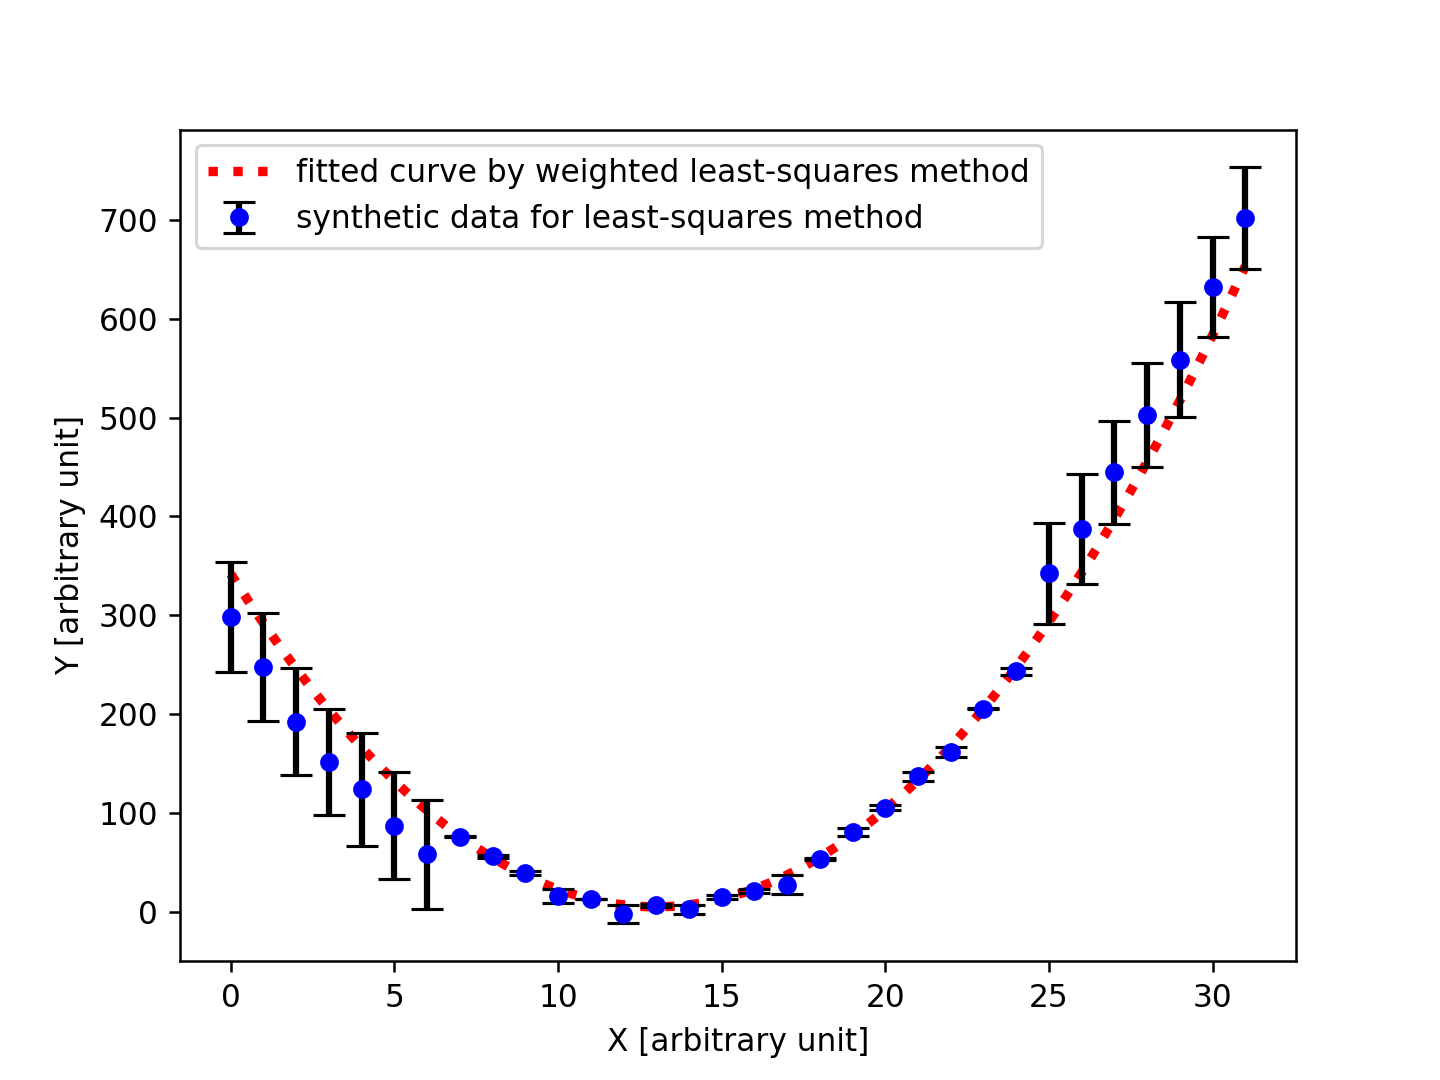

This chart was generated by the following Python code:
#!/usr/pkg/bin/python3.9

#
# Time-stamp: <2023/03/09 13:53:51 (CST) daisuke>
#

# importing sys module
import sys

# importing numpy module
import numpy

# importing scipy module
import scipy.optimize
import scipy.stats

# importing matplotlib module
import matplotlib.figure
import matplotlib.backends.backend_agg

# input file name
file_input = 'advobs202302_s04_08_10.data'

# output file name
file_output = 'advobs202302_s04_08_13.png'

# making empty numpy arrays
data_x   = numpy.array ([])
data_y   = numpy.array ([])
data_err = numpy.array ([])

# opening file for reading
with open (file_input, 'r') as fh:
    # reading file line-by-line
    for line in fh:
        # splitting line into "x", "y", and "err"
        (x_str, y_str, err_str) = line.split ()
        # converting string into float
        try:
            x = float (x_str)
        except:
            print (f'cannot convert "{x_str}" into float.')
            print (f'something is wrong.')
            print (f'exiting...')
            sys.exit (1)
        try:
            y = float (y_str)
        except:
            print (f'cannot convert "{y_str}" into float.')
            print (f'something is wrong.')
            print (f'exiting...')
            sys.exit (1)
        try:
            err = float (err_str)
        except:
            print (f'cannot convert "{err_str}" into float.')
            print (f'something is wrong.')
            print (f'exiting...')
            sys.exit (1)
        # appending data into numpy arrays
        data_x   = numpy.append (data_x, x)
        data_y   = numpy.append (data_y, y)
        data_err = numpy.append (data_err, err)

# printing data
for i in range (len (data_x)):
    print (f'(x_{i:02d}, y_{i:02d}, err_{i:02d})', \
           f'= ({data_x[i]:8.3f}, {data_y[i]:8.3f}, {data_err[i]:8.3f})')

# a function for curve
def curve (x, a, b, c):
    # line
    y = a * (x - b)**2 + c
    # returning y
    return y

# initial guess of coefficients
param0 = [1.0, 1.0, 1.0]

# fitting
popt, pcov = scipy.optimize.curve_fit (curve, data_x, data_y, p0=param0, \
                                       sigma=data_err)

# result of fitting
print (f'popt:\n{popt}')
print (f'pcov:\n{pcov}')

# fitted a and b
a_fitted, b_fitted, c_fitted = popt

# degree of freedom
dof = len (data_x) - len (popt)
print (f'dof = {dof}')

# reduced chi-squared
residual     = data_y - curve (data_x, a_fitted, b_fitted, c_fitted)
reduced_chi2 = (residual**2).sum () / dof
print (f'reduced chi-squared = {reduced_chi2}')

# fitted a and b
a_err, b_err, c_err = numpy.sqrt ( numpy.diagonal (pcov) )
print (f'a = {a_fitted:8.3f} +/- {a_err:8.3f} ({a_err/a_fitted*100.0:8.3f}%)')
print (f'b = {b_fitted:8.3f} +/- {b_err:8.3f} ({b_err/b_fitted*100.0:8.3f}%)')
print (f'c = {c_fitted:8.3f} +/- {c_err:8.3f} ({c_err/c_fitted*100.0:8.3f}%)')

# range of data
x_min = scipy.stats.tmin (data_x)
x_max = scipy.stats.tmax (data_x)

# fitted curve
fitted_x = numpy.linspace (x_min, x_max, 1000)
fitted_y = curve (fitted_x, a_fitted, b_fitted, c_fitted)

#
# making plot using Matplotlib
#
    
# making objects "fig" and "ax"
fig    = matplotlib.figure.Figure ()
canvas = matplotlib.backends.backend_agg.FigureCanvasAgg (fig)
ax     = fig.add_subplot (111)

# axes
ax.set_xlabel ('X [arbitrary unit]')
ax.set_ylabel ('Y [arbitrary unit]')

# plotting data
ax.errorbar (data_x, data_y, yerr=data_err, \
             linestyle='None', marker='o', markersize=5.0, color='blue', \
             elinewidth=2.0, ecolor='black', capsize=5.0, \
             label='synthetic data for least-squares method', \
             zorder=0.2)
ax.plot (fitted_x, fitted_y, linestyle=':', linewidth=3.0, color='red', \
         label='fitted curve by weighted least-squares method', zorder=0.1)

# legend
ax.legend ()

# saving file
fig.savefig (file_output, dpi=225)
